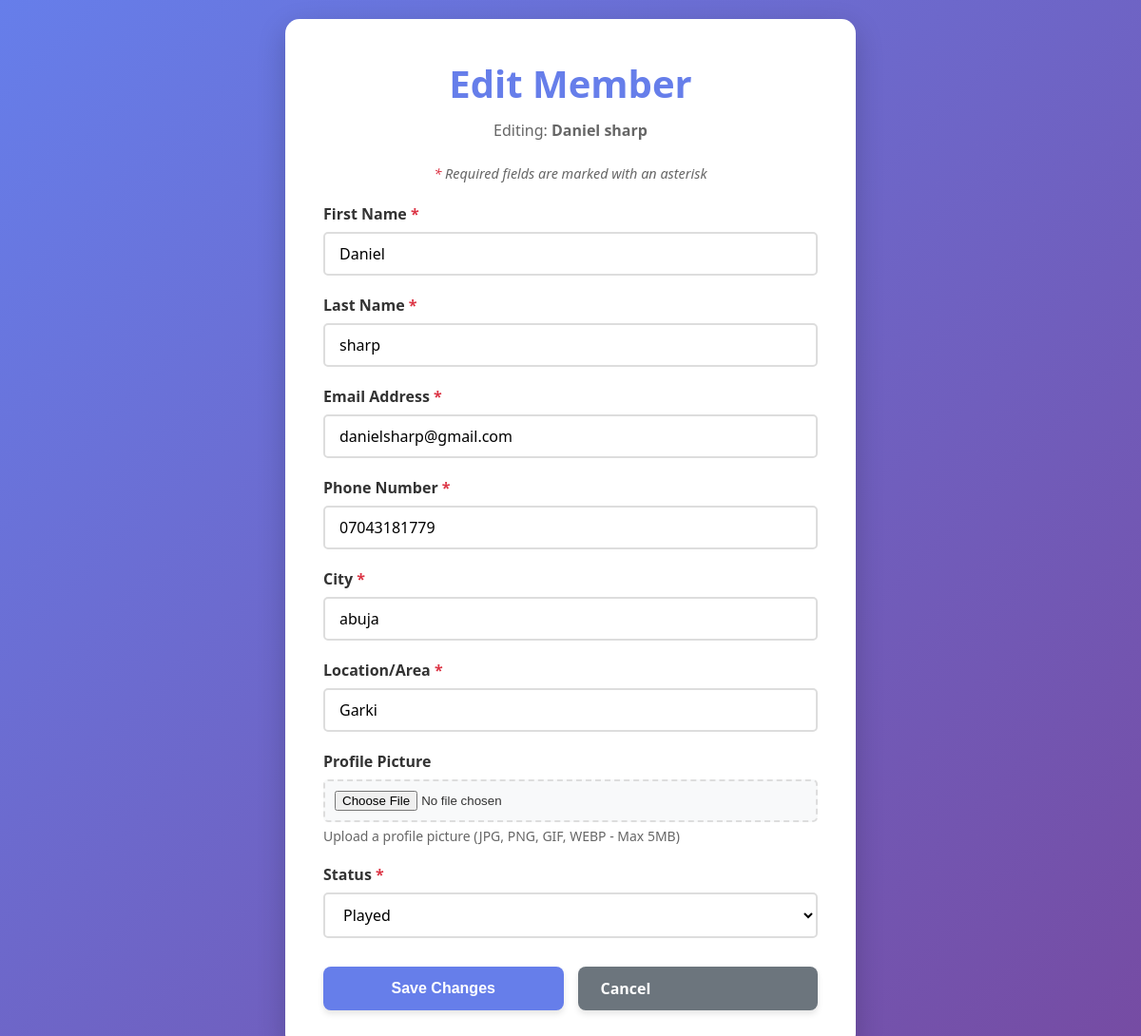
The page /member/daniel-sharp-abuja/edit/ on the database its author committed.
### club/models.py (models this page shows, shortened)
class Names(models.Model):
   class Status(models.TextChoices):
      NOT_PLAYED = "NPL", "Not_Played"
      PLAYED = "PL", "Played"
   firstname = models.CharField(max_length=250, default='Unknown')
   lastname = models.CharField(max_length=250, default='Member')
   phoneNumber = models.CharField(max_length=15, default='000-000-0000')
   email = models.EmailField(unique=True, blank=True, null=True)
   slug = models.SlugField(max_length=500, unique=True, blank=True)
   city = models.CharField(max_length=250, default='Not specified')
   location = models.CharField(max_length=250, default='Not specified')
   date_joined = models.DateField(auto_now_add=True) #(auto_now_add=True) adds the date when an object is created
   date_updated = models.DateField(null=True) # (auto_now=True) updates the date when object is updated
   date_started = models.DateField(default=timezone.now) #(db_default=Now()) uses db computed value for the date, same purpose as doing the (default=timezone.now)
   status = models.CharField(
      max_length=4,
      choices=Status,
      default=Status.NOT_PLAYED
   )
   profile_picture = models.ImageField(
       upload_to=member_profile_picture_path,
       validators=[validate_image_file],
       blank=True,
       null=True,
       help_text='Upload a profile picture (JPG, PNG, GIF, WEBP - Max 5MB)'
   )
   class Metadata:
      ordering = ['-date_joined']

### club/views.py (the view)
# urls.py: path('member/<slug:slug>/edit/', views.edit_member, name='edit-member'),
def edit_member(request, slug):
    member = get_object_or_404(Names, slug=slug)
    if request.method == 'POST':
        form = MemberForm(request.POST, request.FILES, instance=member)
        if form.is_valid():
            if 'profile_picture' in request.FILES:
                from .file_utils import delete_old_profile_picture
                delete_old_profile_picture(member)
            updated_member = form.save()
            email_sent = send_member_update_notification(updated_member)
            if email_sent:
                messages.success(
                    request,
                    f'Member {updated_member.firstname} {updated_member.lastname} updated successfully! '
                    f'A notification email has been sent.'
                )
            else:
                messages.success(
                    request,
                    f'Member {updated_member.firstname} {updated_member.lastname} updated successfully!'
                )
            return redirect('club:member-detail', slug=updated_member.slug)
        else:
            messages.error(
                request,
                'Please correct the errors below.'
            )
    else:
        form = MemberForm(instance=member)
    return render(request, 'edit_member.html', {
        'form': form,
        'member': member,
    })

### club/templates/edit_member.html (shortened to what this page needs)
{% extends "base.html" %}
{% block content %}
<div class="form-container">
    <h1 class="form-title">Edit Member</h1>
    <p class="text-center text-muted mb-2">
        Editing: <strong>{{ member.firstname }} {{ member.lastname }}</strong>
    </p>
    <p class="required-note">Required fields are marked with an asterisk</p>
    <form method="POST" action="{% url 'club:edit-member' member.slug %}" enctype="multipart/form-data">
        {% for field in form %}
            <div class="form-group">
                <label for="{{ field.id_for_label }}" class="form-label {% if field.field.required %}form-label-required{% endif %}">
                    {{ field.label }}
                </label>
                {{ field }}
                {% if field.help_text %}
                    <small class="form-help-text">{{ field.help_text }}</small>
                {% endif %}
            </div>
        {% endfor %}
        <div class="form-actions">
            <button type="submit" class="btn">Save Changes</button>
            <a href="{% url 'club:member-detail' member.slug %}" class="btn btn-secondary">Cancel</a>
        </div>
    </form>
</div>
{% endblock %}

### club/static/club/css/style.css (style rules this page uses)
* { margin: 0; padding: 0; box-sizing: border-box; }
body { font-family: 'Segoe UI', Tahoma, Geneva, Verdana, sans-serif; background: linear-gradient(135deg, #667eea 0%, #764ba2 100%); min-height: 100vh; padding: 20px; color: #333; }
h1 { text-align: center; color: white; margin-bottom: 20px; font-size: 2.5rem; text-shadow: 2px 2px 4px rgba(0,0,0,0.2); }
p { line-height: 1.6; }
a { color: #667eea; text-decoration: none; transition: all 0.3s ease; }
.btn { display: inline-block; background: #667eea; color: white; padding: 12px 24px; text-decoration: none; border-radius: 8px; transition: all 0.3s ease; font-weight: 600; box-shadow: 0 4px 6px rgba(0,0,0,0.1); border: none; cursor: pointer; font-size: 1rem; }
.btn-secondary { background: #6c757d; }
.text-center { text-align: center; }
.text-muted { color: #666; }
.mb-2 { margin-bottom: 20px; }
.form-container { max-width: 600px; margin: 0 auto; background: white; padding: 40px; border-radius: 15px; box-shadow: 0 10px 30px rgba(0,0,0,0.2); }
.form-title { color: #667eea; text-shadow: none; margin-bottom: 30px; text-align: center; }
.form-group { margin-bottom: 20px; }
.form-label { display: block; margin-bottom: 8px; font-weight: 600; color: #333; }
.form-label-required::after { content: " *"; color: #dc3545; }
.form-input, .form-select, .form-textarea { width: 100%; padding: 12px 15px; border: 2px solid #e0e0e0; border-radius: 8px; font-size: 1rem; font-family: inherit; transition: border-color 0.3s ease, box-shadow 0.3s ease; background: white; }
.form-input::placeholder { color: #999; }
.form-help-text { display: block; margin-top: 5px; font-size: 0.875rem; color: #666; }
.form-actions { display: flex; gap: 15px; justify-content: center; margin-top: 30px; flex-wrap: wrap; }
.form-actions .btn { min-width: 120px; }
.required-note { font-size: 0.875rem; color: #666; margin-bottom: 20px; text-align: center; }
.required-note::before { content: "* "; color: #dc3545; }
.form-label-required::after { content: " *"; color: #dc3545; font-weight: bold; }
.required-note { color: #666; font-size: 0.9rem; margin-bottom: 20px; font-style: italic; }
.form-input, .form-select { width: 100%; padding: 10px 15px; border: 2px solid #ddd; border-radius: 5px; font-size: 1rem; transition: border-color 0.3s, box-shadow 0.3s; }
.form-help-text { display: block; color: #666; font-size: 0.875rem; margin-top: 5px; }
.form-title { color: #667eea; text-shadow: none; margin-bottom: 10px; }
.form-actions { display: flex; gap: 15px; margin-top: 30px; }
.form-actions .btn { flex: 1; }
.form-file-input { width: 100%; padding: 10px; border: 2px dashed #ddd; border-radius: 5px; background: #f8f9fa; cursor: pointer; transition: border-color 0.3s; }

### rows shown on the page
Names: firstname "Daniel", lastname "sharp", form "Daniel" "sharp" "danielsharp@gmail.com" "07043181779" "abuja" "Garki" "Played"

### other values the page prints
{{ field.label }} "First Name" "Last Name" "Email Address" "Phone Number" "City" "Location/Area" "Profile Picture" "Status"
{{ field.help_text }} "Upload a profile picture (JPG, PNG, GIF, WEBP - Max 5MB)"
